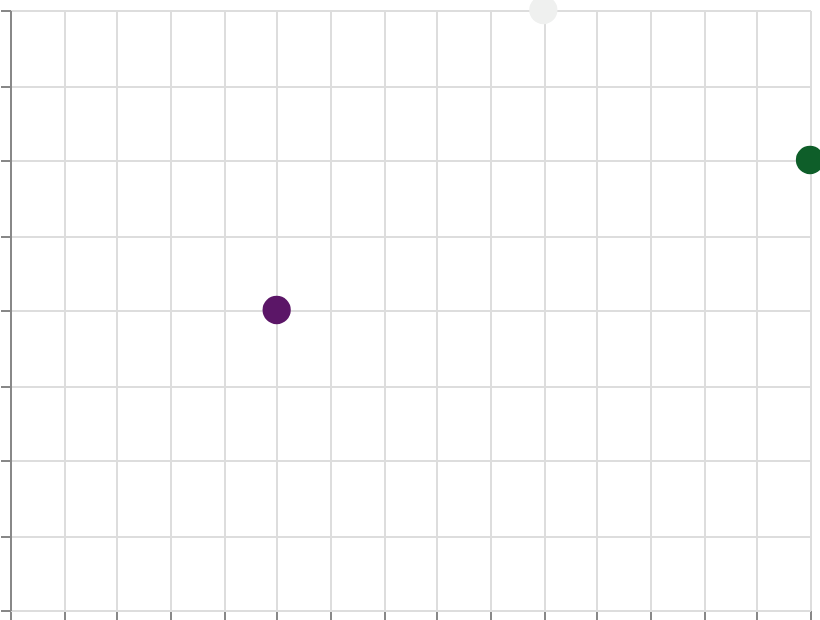

Write the Vega-Lite specification saved for this chart.
### Vega specification from a JSON file in a GitHub repository (floating-point values rounded to 4 significant figures)
{"$schema": "https://vega.github.io/schema/vega/v6.json", "width": 400, "height": 300, "padding": 5, "autosize": "none", "data": [{"name": "table", "values": [{"x": 1, "y": 2, "val": 10}, {"x": 2, "y": 4, "val": 50}, {"x": 3, "y": 3, "val": 90}]}], "scales": [{"name": "x", "type": "linear", "domain": {"data": "table", "field": "x"}, "range": "width", "nice": true}, {"name": "y", "type": "linear", "domain": {"data": "table", "field": "y"}, "range": [{"signal": "height"}, 0], "nice": true}, {"name": "color", "type": "linear", "domain": {"data": "table", "field": "val"}, "range": {"scheme": "purplegreen"}}], "marks": [{"type": "symbol", "from": {"data": "table"}, "encode": {"update": {"x": {"scale": "x", "field": "x"}, "y": {"scale": "y", "field": "y"}, "size": {"value": 200}, "fill": {"scale": "color", "field": "val"}}}}], "axes": [{"scale": "x", "orient": "bottom", "grid": true, "labels": false}, {"scale": "y", "orient": "left", "grid": true, "labels": false}], "legends": [{"fill": "color"}]}
